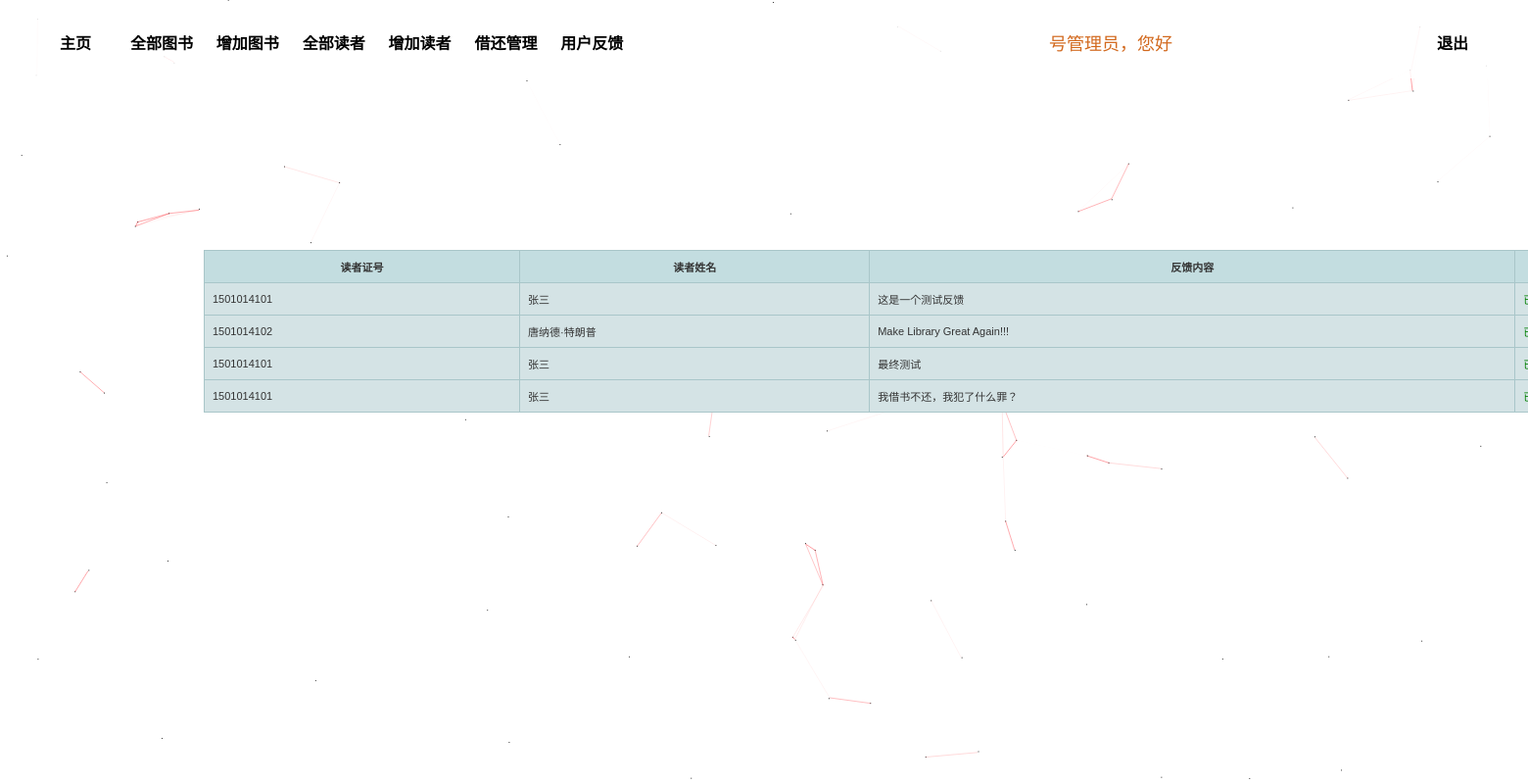
Page /admin_feedback.php on the committed database.
### tables this page shows
CREATE TABLE `feedback` (
  `reader_id` int(11) DEFAULT NULL,
  `content` varchar(200) DEFAULT NULL,
  `read_status` char(1) DEFAULT NULL
);

CREATE TABLE `reader_info` (
  `reader_id` int(11) NOT NULL,
  `name` varchar(16) NOT NULL,
  `sex` varchar(2) DEFAULT NULL,
  `birth` date DEFAULT NULL,
  `address` varchar(50) DEFAULT NULL,
  `telcode` varchar(11) NOT NULL,
  PRIMARY KEY (`reader_id`)
);

### admin_feedback.php (the view, shortened to what this page needs)
<?php
$userid=$_SESSION['userid'];
include ('mysqli_connect.php');
?>
<!DOCTYPE html>
<html lang="en">
<head>
    <link rel="stylesheet" href="top.css">
</head>
<body>
    <div style="height: 70px;background-color: rgba(255,255,255,0.85);left: 0.5%;right: 0.5%;position:fixed;top: 10px;z-index: 9999;min-width: 800px;width: auto 0;border-radius: 20px;">
        <div class="span-content">
            <span class="titleSpan titleSpanHover" style="left: 2%;transform: translate(-2%,0);">
                <a href="admin_index.php" class="topP">主页</a>
            </span>
            <span class="titleSpan titleSpanHover" style="left: 8%;transform: translate(-8%,0);">
                <a href="admin_book.php" class="topP">全部图书</a>
            </span>
            <span class="titleSpan titleSpanHover" style="left: 14%;transform: translate(-14%,0);">
                <a href="admin_book_add.php" class="topP">增加图书</a>
            </span>
            <span class="titleSpan titleSpanHover" style="left: 20%;transform: translate(-20%,0);">
                <a href="admin_reader.php" class="topP">全部读者</a>
            </span>
            <span class="titleSpan titleSpanHover" style="left: 26%;transform: translate(-26%,0);">
                <a href="admin_reader_add.php" class="topP">增加读者</a>
            </span>
            <span class="titleSpan titleSpanHover" style="left: 32%;transform: translate(-32%,0);">
                <a href="admin_borrow_info.php" class="topP">借还管理</a>
            </span>
            <span class="titleSpan titleSpanHover" style="left: 38%;transform: translate(-38%,0);">
                <a href="admin_feedback.php" class="topP">用户反馈</a>
            </span>
            <div style="position:absolute;color: chocolate;line-height: 70px;right: 23%;font-size: 18px;"><?php echo $userid;  ?>号管理员，您好</div>
            <span class="titleSpan titleSpanHover1" style="right: 2%;transform: translate(2%,0);">
                <a class="topP1" href="index.php">退出</a>
            </span>
        </div>
    </div>
<table  class='hovertable'>
    <tr>
        <th>读者证号</th>
        <th>读者姓名</th>
        <th>反馈内容</th>
        <th>状态</th>
    </tr>
<?php
$sqla="select feedback.reader_id,content,read_status,reader_info.name from feedback,reader_info where feedback.reader_id=reader_info.reader_id";
$res=mysqli_query($dbc,$sqla);
foreach ($res as $row){
    echo "<tr onmouseover=\"this.style.backgroundColor='#ffff66';\" onmouseout=\"this.style.backgroundColor='#d4e3e5';\">";
        echo "<td>{$row['reader_id']}</td>";
        echo "<td>{$row['name']}</td>";
        echo "<td>{$row['content']}</td>";
         if($row['read_status']=='0') echo "<td style=\"color:red\">未读</td>";else  echo "<td style=\"color:green\">已读</td>";
        echo "</tr>";
}
?>
</table>
</body>
</html>

### top.css (style rules this page uses)
body { min-width: 1900px; }
.titleSpan { line-height: 70px;text-align: center;font-family:Microsoft YaHei;font-weight: bold; width: 80px;position: absolute;float: left; }
.topP { color: black;text-decoration: none;display: block;width: 100%;height:auto; }
.topP1 { color: black;text-decoration: none;display: block;width: 100%;height:auto; }

### admin_feedback.php (style rules this page uses)
body { background: url("imgs/adminBG.jpg") no-repeat; background-size:cover; color: rgb(223, 167, 94); background-attachment: fixed; }
table { width:1500px }
table.hovertable { font-family: verdana,arial,sans-serif; font-size:11px; color:#333333; border-width: 1px; border-color: #999999; border-collapse: collapse; margin-left:50%; margin-top:13%; transform:translate(-50%,0); position:absolute; }
table.hovertable th { background-color:#c3dde0; border-width: 1px; padding: 8px; border-style: solid; border-color: #a9c6c9; }
table.hovertable tr { background-color:#d4e3e5; }
table.hovertable td { border-width: 1px; padding: 8px; border-style: solid; border-color: #a9c6c9; }

### rows in the picture
feedback: reader "1501014101", reader_info.name "张三", content "这是一个测试反馈"
feedback: reader "1501014102", reader_info.name "唐纳德·特朗普", content "Make Library Great Again!!!"
feedback: reader "1501014101", reader_info.name "张三", content "最终测试"
feedback: reader "1501014101", reader_info.name "张三", content "我借书不还，我犯了什么罪？"
